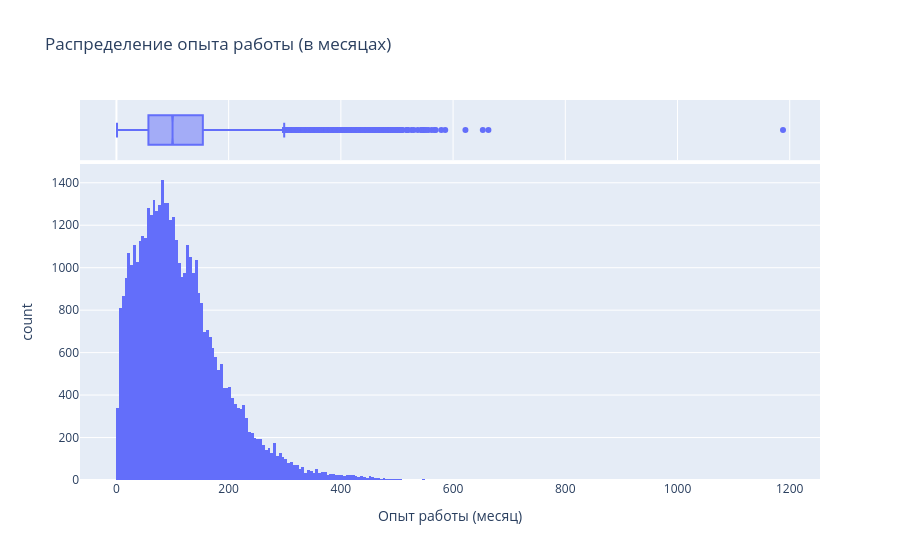

Notebook code cell kept with this figure:
### Markdown cell above
2. Постройте распределение признака **"Опыт работы (месяц)"**. Опишите данное распределение, отвечая на следующие вопросы: чему равна мода распределения, каковы предельные значения признака, в каком примерном интервале находится опыт работы большинства соискателей? Есть ли аномалии для признака опыта работы, какие значения вы бы причислили к их числу?
*Совет: постройте гистограмму и коробчатую диаграмму рядом.*

### Code cell
# ваш код здесь
fig = px.histogram(
    data_frame=headhunter_merged,
    x='Опыт работы (месяц)',
    title='Распределение опыта работы (в месяцах)',
    marginal='box',
    labels={'Опыт работы (месяц)': 'Опыт работы (месяц)', 'count': 'Число соискателей'}
)

fig.show()

# Сохраняем в html
fig.write_html('HTMLgraphs/exp_histogram.html')

### Figure 1 — Plotly figure (JSON) as saved in the notebook; plotly's stock layout.template omitted (floating-point values rounded to 4 significant figures; data arrays with more than 128 entries replaced by an {"elided": "..."} marker saying what was removed)
{"data": [{"bingroup": "x", "hovertemplate": "Опыт работы (месяц)=%{x}<br>count=%{y}<extra></extra>", "legendgroup": "", "marker": {"color": "#636efa", "pattern": {"shape": ""}}, "name": "", "orientation": "v", "showlegend": false, "type": "histogram", "x": {"elided": "44744 float values"}, "xaxis": "x", "yaxis": "y"}, {"hovertemplate": "Опыт работы (месяц)=%{x}<extra></extra>", "legendgroup": "", "marker": {"color": "#636efa"}, "name": "", "notched": true, "showlegend": false, "type": "box", "x": {"elided": "44744 float values"}, "xaxis": "x2", "yaxis": "y2"}], "layout": {"barmode": "relative", "legend": {"tracegroupgap": 0}, "title": {"text": "Распределение опыта работы (в месяцах)"}, "xaxis": {"anchor": "y", "domain": [0, 1], "title": {"text": "Опыт работы (месяц)"}}, "xaxis2": {"anchor": "y2", "domain": [0, 1], "matches": "x", "showgrid": true, "showticklabels": false}, "yaxis": {"anchor": "x", "domain": [0, 0.8316], "title": {"text": "count"}}, "yaxis2": {"anchor": "x2", "domain": [0.8416, 1], "matches": "y2", "showgrid": false, "showline": false, "showticklabels": false, "ticks": ""}}}
